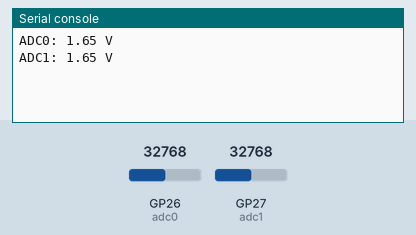
The program below on a simulated Raspberry Pi Pico running MicroPython. Parts: the last lines printed to the serial console. The test bench sets the inputs (shaded band); at power-on: GP26 (adc0) = 32768, GP27 (adc1) = 32768 (analog values on the 0–65535 scale).

Above: at 1.2 s.
1.3 s: GP26 (adc0) set to 45874
At 3.1 s:
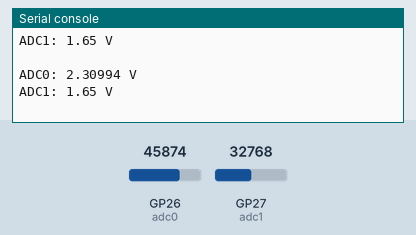
4.0 s: GP27 (adc1) set to 45874
At 4.6 s:
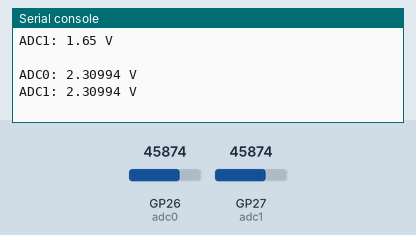
6.7 s: GP26 (adc0) set to 57670
At 8.9 s:
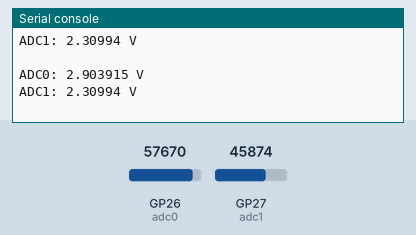
9.4 s: GP27 (adc1) set to 57670
At 10.4 s:
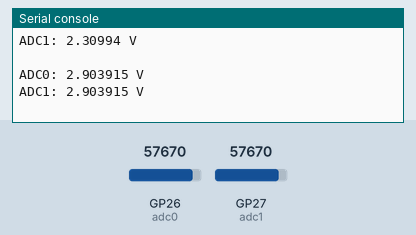
Timing chart, 0 to 12.4 s (numbered marks = the images above; inputs shaded):
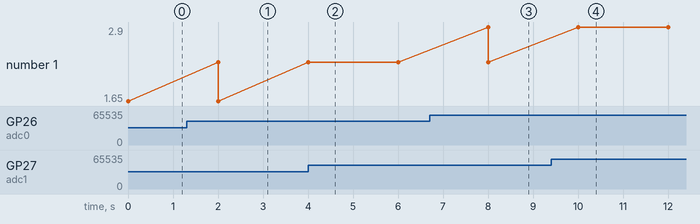

The program:

adc-ohmmeter.py
```python
# Bibliotheken laden
from machine import ADC
from utime import sleep

# Initialisierung des ADC0 (GPIO26)
adc0 = ADC(0)

# Initialisierung des ADC1 (GPIO27)
adc1 = ADC(1)

#16 Bit words
bit = 2**16

# Wiederholung
while True:
    # ADC0 als Dezimalzahl lesen
    read0 = adc0.read_u16()/bit * 3.3
    read1 = adc1.read_u16()/bit * 3.3
    # Ausgabe in der Kommandozeile/Shell
    print('ADC0:', read0,"V")
    print('ADC1:', read1,"V")
    print()
    # Warten
    sleep(2)
```

Measured:
- after the input at 1.3 s, the serial console: prints a new line after 0.70 s (image 1)
- after the input at 4.0 s, the serial console: prints a new line at once (image 2)
- after the input at 6.7 s, the serial console: prints a new line after 1.3 s (image 3)
- after the input at 9.4 s, the serial console: prints a new line after 0.60 s (image 4)
